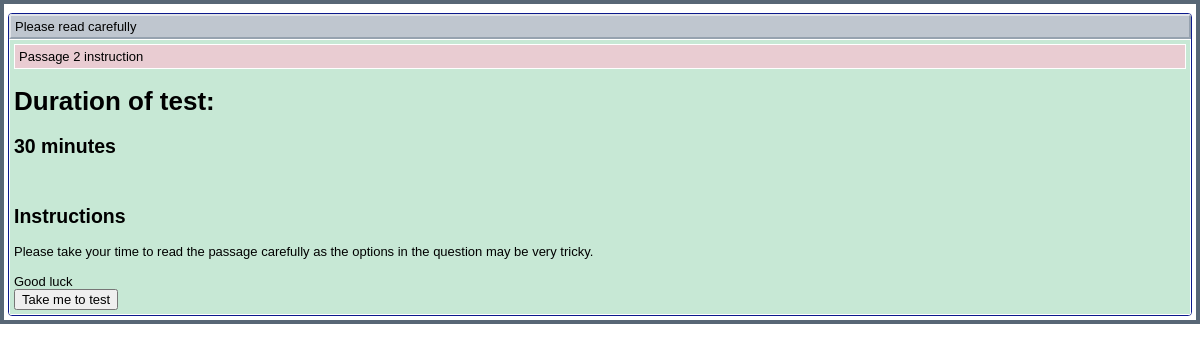
Page /4/instructions/ on the committed database.
### quizapps/exams/models/story.py (models this page shows, shortened)
class Story(models.Model):
    headline = models.CharField(max_length=20)
    instruction = models.TextField()
    content = models.TextField()
    class Meta:
        verbose_name_plural = 'Stories'

### quizapps/exams/views.py (the view)
# urls.py: path('<int:story_id>/instructions/', views.read_instruction, name='instruction'),
def read_instruction(request, story_id):
    story = get_object_or_404(Story, pk=story_id)
    if request.method == 'POST':
        kwargs = {
            'story_id': story.id
        }
        return HttpResponseRedirect(reverse('list_questions', kwargs=kwargs))
    return render(request, 'exams/instruction.html', {'story': story})

### templates/exams/instruction.html (shortened to what this page needs)
{% extends 'base.html' %}
{% block content %}
    <div class="mainblok">
        <div class="phdr">Please read carefully</div>
        <div class="gmenu">
            <div class="rmenu">{{ story.headline }} instruction</div>
            <h1>Duration of test:</h1> <h2>30 minutes</h2>
            <br/>
            <h2>Instructions</h2>
            {{ story.instruction | linebreaksbr }}
            <form method="POST" action="">
                <input type="submit" value="Take me to test"/>
            </form>
        </div>
    </div>
{% endblock %}

### static/css/style.css (style rules this page uses)
body { background-color: #ffffff; color: #000000; margin: 0; padding: 0; }
body, td, input, textarea { font-family: Arial, Tahoma, sans-serif; font-size: small; }
form { font-size: small; margin: 0; padding: 0; }
.gmenu { background-color: #c7e8d5; border: 1px solid white; margin: 0; padding: 4px; }
.phdr { background-color: #bfc6cf; border: 2px solid; border-color: #e1e4e8 #96a2af #96a2af #e1e4e8; padding: 3px 4px 3px 4px; }
.rmenu { background-color: #e9ccd2; border: 1px solid white; margin: 0; padding: 4px; }
.mainblok { border: 1px solid #0b198c; margin: 5px 0px 0px 0px; background-color: #f5f5ff; padding: 0px 0px 0px 0px; overflow: auto; -moz-border-radius: 0.3em; -webkit-border-radius: 0.3em; border-radius: 0.3em; }

### rows in the picture
Story: headline "Passage 2", instruction "Please take your time to read the passage carefully as the options in the question may be very tricky. Good luck"
